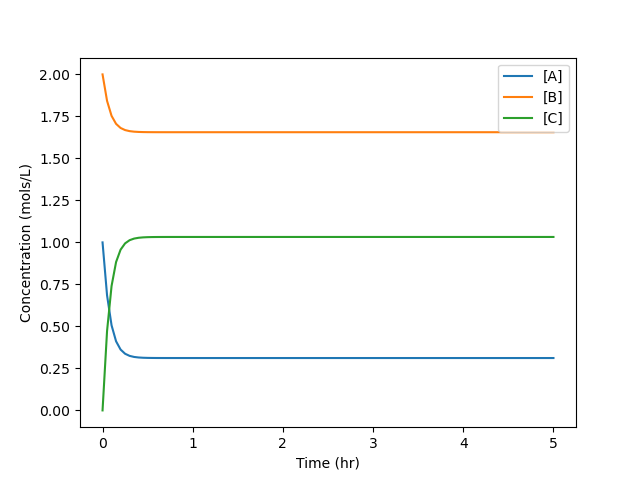

Write Python code to recreate this figure.
# Kinetics HW1
import numpy as np
from scipy.integrate import odeint
import matplotlib.pyplot as plt

# Problem 4a

# define diff eq
def X(y, t):
    A, B, C = y
    dAdt = - k1*A*B*P/(A+B+C)/R/T + k2*C
    dBdt = - k1*A*B*P/(A+B+C)/R/T + k2*C
    dCdt = k1*A*B*P/(A+B+C)/R/T- k2*C
    dXdt = [dAdt, dBdt, dCdt]
    return dXdt

# define input parameters
k1 = 6
k2 = 3
A0 = 1
B0 = 2
C0 = 0
P = 73.854 #atm
R = .08206 #L*atm/mol*K
T = 300 #K

X0 = [A0, B0, C0]

# define timescalee
t0 = 0
tf = 5
t = np.linspace(t0, tf, 101)

# solve
y = odeint(X, X0, t)

# calculate v(t)
v = (y[:, 0] + y[:, 1] + y[:, 2])*R*T/P

# plot
plt.plot(t, y[:, 0]/v)
plt.plot(t, y[:, 1]/v)
plt.plot(t, y[:, 2]/v)
plt.xlabel('Time (hr)')
plt.ylabel('Concentration (mols/L)')
plt.legend(['[A]', '[B]', '[C]'])
plt.show()
plt.savefig('Kinetics_HW1_4b')

print(y[-1, 0]) # print n_A